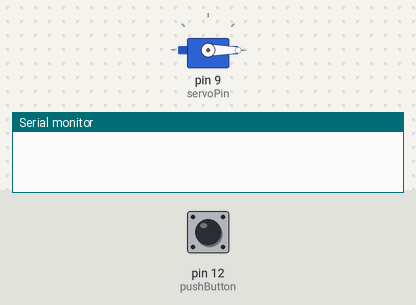
A sketch run on a simulated Arduino Uno, built with avr-gcc and run on an emulated ATmega328P. Parts: servo, the last lines printed to the serial monitor. The inputs (shaded band) are chosen by the test bench; at power-on: pin 12 (pushButton) HIGH.

Above: at 1.2 s.
1.3 s: pin 12 (pushButton) pulled LOW for 0.15 s
At 2.3 s:
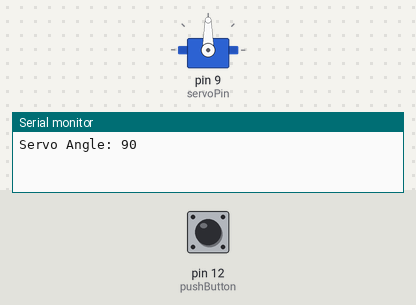
2.9 s: pin 12 (pushButton) pulled LOW for 1 s
At 3.5 s:
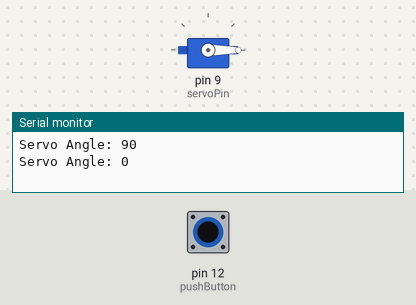
5.4 s: pin 12 (pushButton) pulled LOW for 3.2 s
At 6.6 s:
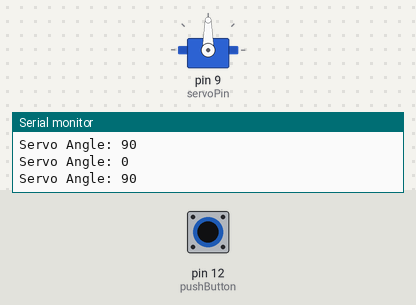
Timing chart, 0 to 8.4 s (numbered marks = the images above; inputs shaded):
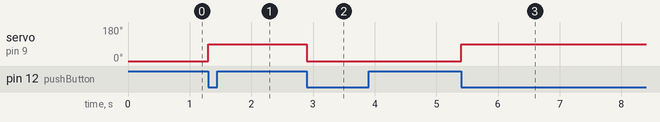

Measured:
- after the input at 1.3 s, servo on pin 9 (servoPin): 0° → 90° at once
- after the input at 2.9 s, servo on pin 9 (servoPin): 90° → 0° at once
- after the input at 5.4 s, servo on pin 9 (servoPin): 0° → 90° at once

The sketch:

code.ino
```cpp
// 19-push-button-servo-control
#include <Servo.h>

Servo servo;
int pushButton= 12;
int servoPin = 9;
int angle = 0;
int lastButtonState = HIGH;

void setup()
{
  pinMode(pushButton, INPUT_PULLUP);
  servo.attach(servoPin);
  servo.write(angle);
  Serial.begin(9600);
}

void loop()
{
  int currentButtonState = digitalRead(pushButton);

  if(lastButtonState == HIGH && currentButtonState == LOW){

    if(angle == 0) {
      angle = 90;
      servo.write(angle);
      Serial.println("Servo Angle: 90");
    }else{
     angle = 0;
      servo.write(angle);
      Serial.println("Servo Angle: 0");
    }
  }
  lastButtonState = currentButtonState;
}
```
